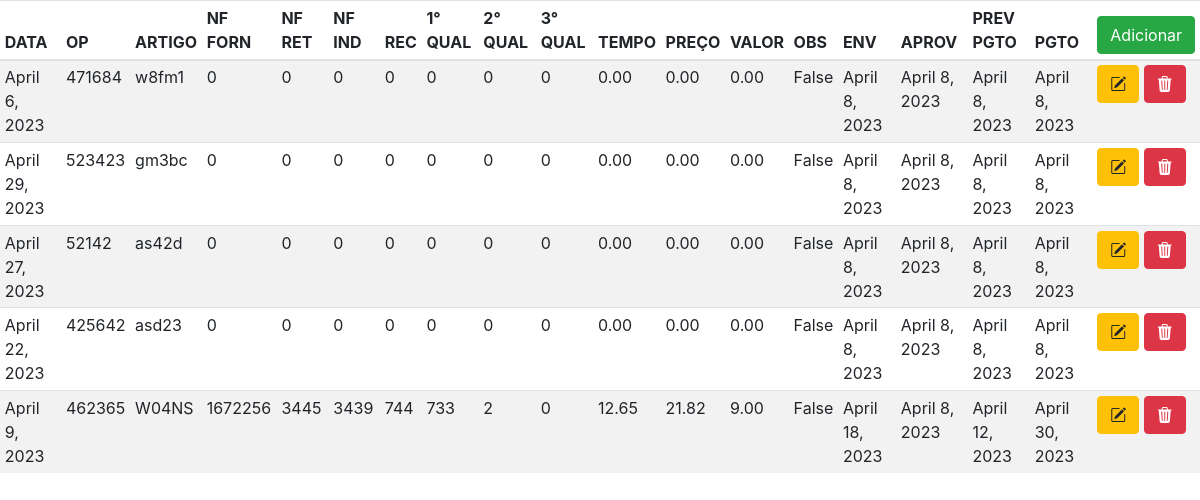
The page /inicio/ on the database its author committed.
### core/models.py (models this page shows)
class Pessoa(models.Model):
    op = models.IntegerField(null=True)
    article = models.CharField(max_length=50, default="")
    data = models.DateField(default=date.today)
    nf_fornecida = models.IntegerField(default=0)
    nf_ret = models.IntegerField(default=0)
    nf_ind = models.IntegerField(default=0)
    total_received = models.IntegerField(default=0)
    first_quality = models.IntegerField(default=0)
    second_quality = models.IntegerField(default=0)
    third_quality = models.IntegerField(default=0)
    timemoney = models.DecimalField(max_digits=10, decimal_places=2, default=0)
    value_pieces = models.DecimalField(max_digits=10, decimal_places=2, default=0)
    total_value = models.DecimalField(max_digits=10, decimal_places=2, default=0)
    payment_confirmed = models.BooleanField(default=False)
    date_shipment = models.DateField(default=date.today)
    approval_date = models.DateField(default=date.today)
    preview_payment = models.DateField(default=date.today)
    date_payment = models.DateField(default=date.today)

### core/views.py (the view)
# urls.py: path('', home),
def home (request):
    pessoas = Pessoa.objects.all()
    return render(request, "index.html", {"pessoas": pessoas})

### core/templates/index.html (shortened to what this page needs)
{% load static %}
<!DOCTYPE html>
<html lang="en">
   <head>
      <link rel="stylesheet" href="{% static 'css/style.css' %}">
      <link rel="stylesheet" href="https://cdn.jsdelivr.net/npm/bootstrap@4.6.2/dist/css/bootstrap.min.css">
      <link rel="stylesheet" href="https://cdn.jsdelivr.net/npm/bootstrap-icons@1.10.3/font/bootstrap-icons.css">
   </head>
   <body>
      <div class="central-table">
      <table class="table table-striped table-condensed table-sm">
         <thead>
            <tr>
               <th scope="col">DATA</th>
               <th scope="col">OP</th>
               <th scope="col">ARTIGO</th>
               <th scope="col">NF FORN</th>
               <th scope="col">NF RET</th>
               <th scope="col">NF IND</th>
               <th scope="col">REC</th>
               <th scope="col">1° QUAL</th>
               <th scope="col">2° QUAL</th>
               <th scope="col">3° QUAL</th>
               <th scope="col">TEMPO</th>
               <th scope="col">PREÇO</th>
               <th scope="col">VALOR</th>
               <th scope="col">OBS</th>
               <th scope="col">ENV</th>
               <th scope="col">APROV</th>
               <th scope="col">PREV PGTO</th>
               <th scope="col">PGTO</th>
               <th scope="col"><a href="{% url 'create' %}" class="btn btn-success">Adicionar</a></th>
            </tr>
         </thead>
         <tbody>
            <tr>
               {% for pessoa in pessoas %}
               <td>{{ pessoa.data }}</td>
               <td>{{ pessoa.op }}</td>
               <td>{{ pessoa.article }}</td>
               <td>{{ pessoa.nf_fornecida }}</td>
               <td>{{ pessoa.nf_ret }}</td>
               <td>{{ pessoa.nf_ind }}</td>
               <td>{{ pessoa.total_received }}</td>
               <td>{{ pessoa.first_quality }}</td>
               <td>{{ pessoa.second_quality }}</td>
               <td>{{ pessoa.third_quality }}</td>
               <td>{{ pessoa.timemoney }}</td>
               <td>{{ pessoa.value_pieces }}</td>
               <td>{{ pessoa.total_value }}</td>
               <td>{{ pessoa.payment_confirmed }}</td>
               <td>{{ pessoa.date_shipment }}</td>
               <td>{{ pessoa.approval_date }}</td>
               <td>{{ pessoa.preview_payment }}</td>
               <td>{{ pessoa.date_payment }}</td>
               <div class="buttons">
               <td> <a href="{% url 'editar' pessoa.id %}" class="btn btn-warning"><i class="bi bi-pencil-square"> </i></a>
                  <a href="{% url 'delete' pessoa.id %}" class="btn btn-danger"><i class="bi bi-trash3-fill"></i></a>
               </td>
            </tr>
            {% endfor %}
         </tbody>
      </table>
         </div>
   </body>
</html>

### static/css/style.css (style rules this page uses)
table { border-spacing: 100; border-collapse: collapse; }
td, th { padding: 0.5rem; }

### rows shown on the page
Pessoa: data "April 6, 2023", op "471684", article "w8fm1", nf_fornecida "0", nf_ret "0", nf_ind "0", total_received "0", first_quality "0", second_quality "0", third_quality "0", timemoney "0.00", value_pieces "0.00", total_value "0.00", payment_confirmed "False", date_shipment "April 8, 2023", approval_date "April 8, 2023", preview_payment "April 8, 2023", date_payment "April 8, 2023"
Pessoa: data "April 29, 2023", op "523423", article "gm3bc", nf_fornecida "0", nf_ret "0", nf_ind "0", total_received "0", first_quality "0", second_quality "0", third_quality "0", timemoney "0.00", value_pieces "0.00", total_value "0.00", payment_confirmed "False", date_shipment "April 8, 2023", approval_date "April 8, 2023", preview_payment "April 8, 2023", date_payment "April 8, 2023"
Pessoa: data "April 27, 2023", op "52142", article "as42d", nf_fornecida "0", nf_ret "0", nf_ind "0", total_received "0", first_quality "0", second_quality "0", third_quality "0", timemoney "0.00", value_pieces "0.00", total_value "0.00", payment_confirmed "False", date_shipment "April 8, 2023", approval_date "April 8, 2023", preview_payment "April 8, 2023", date_payment "April 8, 2023"
Pessoa: data "April 22, 2023", op "425642", article "asd23", nf_fornecida "0", nf_ret "0", nf_ind "0", total_received "0", first_quality "0", second_quality "0", third_quality "0", timemoney "0.00", value_pieces "0.00", total_value "0.00", payment_confirmed "False", date_shipment "April 8, 2023", approval_date "April 8, 2023", preview_payment "April 8, 2023", date_payment "April 8, 2023"
Pessoa: data "April 9, 2023", op "462365", article "W04NS", nf_fornecida "1672256", nf_ret "3445", nf_ind "3439", total_received "744", first_quality "733", second_quality "2", third_quality "0", timemoney "12.65", value_pieces "21.82", total_value "9.00", payment_confirmed "False", date_shipment "April 18, 2023", approval_date "April 8, 2023", preview_payment "April 12, 2023", date_payment "April 30, 2023"
